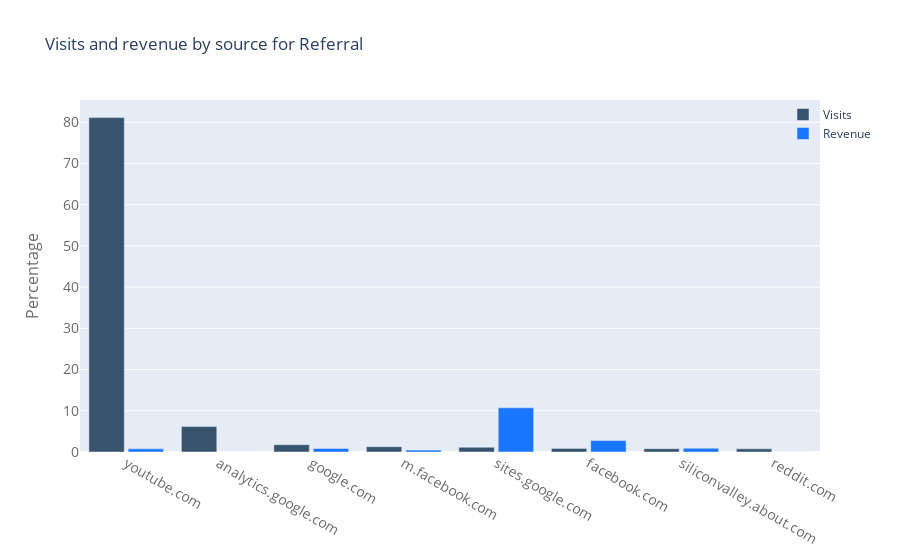

Source (notebook cell):
### Code cell
plotbar(train[train['medium'] == 'referral'], 'source', 'Visits and revenue by source for Referral', top=8)

### Figure 1 — Plotly figure (JSON) as saved in the notebook; plotly's stock layout.template omitted (floating-point values rounded to 4 significant figures)
{"data": [{"marker": {"color": "rgb(55, 83, 109)"}, "name": "Visits", "type": "bar", "x": ["youtube.com", "analytics.google.com", "google.com", "m.facebook.com", "sites.google.com", "facebook.com", "siliconvalley.about.com", "reddit.com"], "y": [81.14, 6.172, 1.782, 1.284, 1.138, 0.8763, 0.8003, 0.7717]}, {"marker": {"color": "rgb(26, 118, 255)"}, "name": "Revenue", "type": "bar", "x": ["youtube.com", "analytics.google.com", "google.com", "m.facebook.com", "sites.google.com", "facebook.com", "siliconvalley.about.com", "reddit.com"], "y": [0.7669, 0, 0.8479, 0.4561, 10.72, 2.778, 0.9211, 0.01946]}], "layout": {"bargap": 0.15, "bargroupgap": 0.1, "barmode": "group", "legend": {"bgcolor": "rgba(255, 255, 255, 0)", "bordercolor": "rgba(255, 255, 255, 0)", "x": 0.95, "y": 1}, "title": {"text": "Visits and revenue by source for Referral"}, "xaxis": {"tickfont": {"color": "rgb(107, 107, 107)", "size": 14}}, "yaxis": {"tickfont": {"color": "rgb(107, 107, 107)", "size": 14}, "title": {"font": {"color": "rgb(107, 107, 107)", "size": 16}, "text": "Percentage"}}}}
